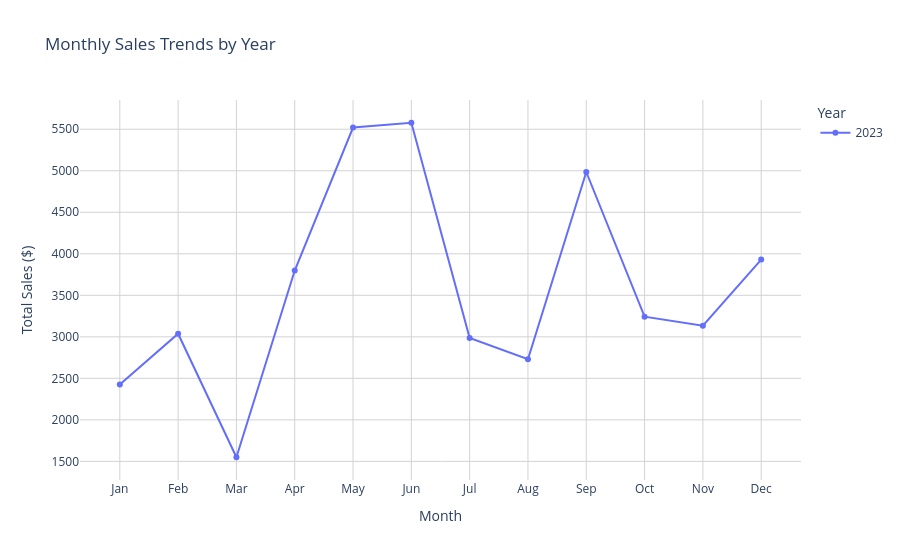

Notebook code cell kept with this figure:
### Code cell
response = broinsight.create_chart(
    query_result=result,
    message=question
)
response['chart']

### Figure 1 — Plotly figure (JSON) as saved in the notebook; plotly's stock layout.template omitted (floating-point values rounded to 4 significant figures)
{"data": [{"hovertemplate": "Year=2023<br>Month=%{x}<br>Total Sales=%{y}<extra></extra>", "legendgroup": "2023", "line": {"color": "#636efa", "dash": "solid"}, "marker": {"symbol": "circle"}, "mode": "lines+markers", "name": "2023", "orientation": "v", "showlegend": true, "type": "scatter", "x": ["Jan", "Feb", "Mar", "Apr", "May", "Jun", "Jul", "Aug", "Sep", "Oct", "Nov", "Dec"], "xaxis": "x", "y": [2427.0, 3038.0, 1550.0, 3798.0, 5521.0, 5578.0, 2987.0, 2730.0, 4985.0, 3243.0, 3134.0, 3931.0], "yaxis": "y"}], "layout": {"hovermode": "x unified", "legend": {"title": {"text": "Year"}, "tracegroupgap": 0}, "plot_bgcolor": "white", "title": {"text": "Monthly Sales Trends by Year"}, "xaxis": {"anchor": "y", "domain": [0, 1], "gridcolor": "lightgray", "showgrid": true, "tickmode": "array", "tickvals": ["Jan", "Feb", "Mar", "Apr", "May", "Jun", "Jul", "Aug", "Sep", "Oct", "Nov", "Dec"], "title": {"text": "Month"}}, "yaxis": {"anchor": "x", "domain": [0, 1], "gridcolor": "lightgray", "showgrid": true, "title": {"text": "Total Sales ($)"}}}}
